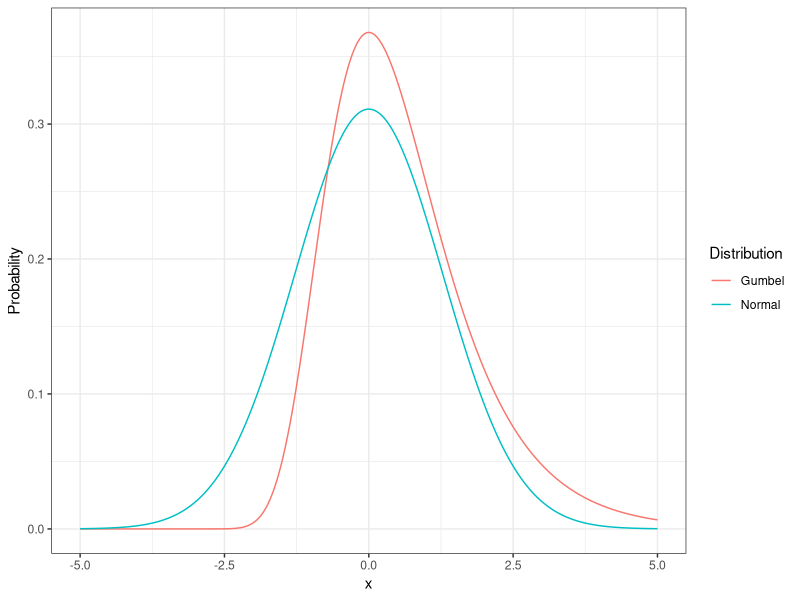
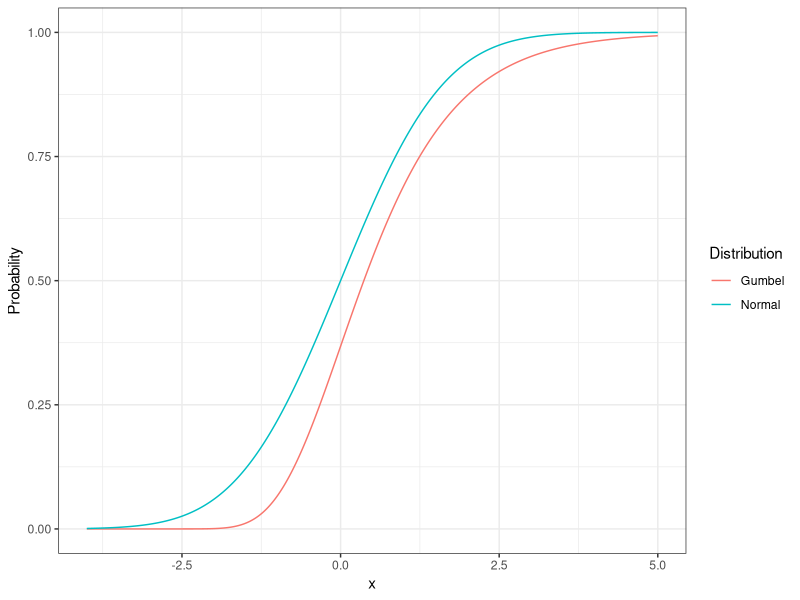
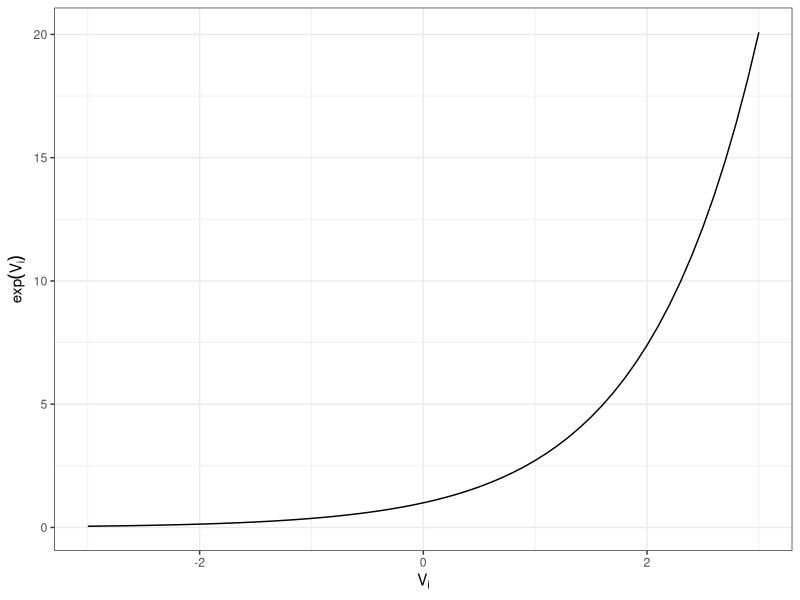
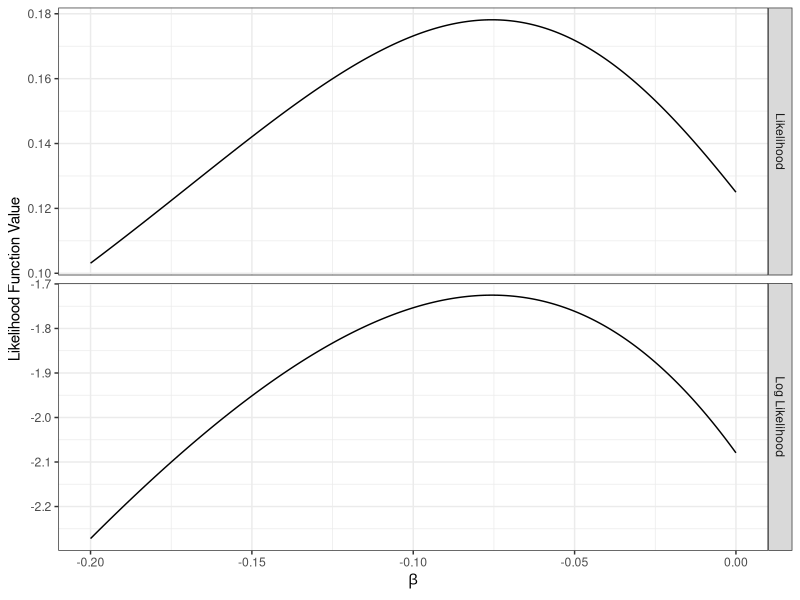

R code for these plots, in order:
## ---- chunk 1
library(tidyverse)
library(kableExtra)
## ---- chunk 2
pdf <- tibble(
  x = seq(-5, 5, by = 0.01),
  Normal = dnorm(x, sd = sqrt(pi^2/6)),
  Gumbel = exp(-x) * exp(-exp(-x))
) 

ggplot(pdf %>% gather(key = "Distribution", value = "Probability", -x),
       aes(x = x, y = Probability, color = Distribution)) +
  geom_line() + 
  theme_bw()
## ---- chunk 3
cdf <- tibble(
  x = seq(-4, 5, by = 0.01),
  Normal = pnorm(x, sd = sqrt(pi^2 / 6)),
  Gumbel = exp(-exp(-x))
) 

ggplot(cdf %>% gather(key = "Distribution", value = "Probability", -x),
       aes(x = x, y = Probability, color = Distribution)) +
  geom_line() + 
  theme_bw()

## ---- chunk 4
tibble( x = seq(-3,3,.1), y = exp(x)) %>%
  ggplot(aes(x = x, y = y)) + 
  geom_line() + 
  xlab(bquote(V[i])) + 
  ylab(bquote(exp(V[i]))) +
  theme_bw()
## ---- chunk 5

tibble(
  case = 1:5,
  vda = c(-3.0, -1.5, 0.0, 1.5, 3.0),
  vsr = -1.5,
  vtr = -0.5
) %>%
  mutate(
    p = exp(vda) / (exp(vda) + exp(vsr) + exp(vtr))
  ) %>%
  knitr::kable(  
    caption = "Probability Values for Drive Alone as a Function of Drive Alone Utility (Shared Ride and Transit Utilities held constant)", 
     col.names = c("$Case$", "$V_{DA}$", "$V_{SR}$", "$V_{TR}$", "$Pr(DA)$"))

## ---- chunk 6

tibble(
  case = 6:11,
  vda = 0.0,
  vsr = c(-1.5, -1.5, -1.5, -0.5, -0.5, -0.5),
  vtr = c(-1.5, -1.0, -0.5, -1.5, -1.0, -0.5)
) %>%
  mutate(
    p = exp(vda) / (exp(vda) + exp(vsr) + exp(vtr))
  ) %>%
  knitr::kable(  caption = "Probability Values for Drive Alone as a Function of Shared Ride and Transit Utilties", 
                 col.names = c("$Case$", "$V_{DA}$", "$V_{SR}$", "$V_{TR}$", "$Pr(DA)$"))

## ---- chunk 7
#' Function to compute mnl probabilities
#' @param vi utility of target alternative
#' @param ... utilities of other alternatives
mnl_prob <- function(vi, ...){
  vj <- c(...)
  exp(vi) / sum(exp(vj))
}
## ---- chunk 8

thegoods <- data.frame(
 "Alternative"= c("Drive Alone","Shared Ride","Transit"),
 "Expression" = c(-0.50,-1.50,-3.00),
 "Value" = c(-0.50,-1.50,-3.00),
 "Exponent" = c(0.607,0.223,0.050),
 "Probability" = c(0.690,0.254,0.057))

kbl(thegoods, align = "c", booktabs = T, caption = "Numerical Example Illustrating Equivalent Difference Property: Probability of Each Alternative Before Adding Data") %>% 
kable_classic() %>% 
  add_header_above(c(" "=1, "Utility" = 2, " " = 2), align = "center")

## ---- chunk 9
tibble(
  alt = c("Drive Alone", "Shared Ride", "Transit")
)
## ---- chunk 10
# calculate probabilities for example individuals
demo_ps <- function(beta){
  v1a <- beta * 30
  v1t <- beta * 50 
  p1 <- exp(v1a) / (exp(v1t) + exp(v1a)) 
  v2a <- beta * 20
  v2t <- beta * 10
  p2 <- exp(v2a) / (exp(v2t) + exp(v2a)) 
  v3a <- beta * 40
  v3t <- beta * 30
  p3 <- exp(v3t) / (exp(v3t) + exp(v3a)) 
  
  c(p1, p2, p3)
}

# calculate likelihood function
demo_likelihood <- function(beta) {
  ps <- demo_ps(beta)
  prod(ps)
}

# calculate log-likelihood
demo_loglikelihood <- function(beta) {
  ps <- demo_ps(beta)
  sum(log(ps))
}

tibble(
  beta = seq(-0.2, 0, by = 0.001)
) %>%
  rowwise() %>%
  mutate(
  Likelihood = demo_likelihood(beta),
  `Log Likelihood` = demo_loglikelihood(beta)
) %>%
  gather(likelihood, value, -beta) %>%
  ggplot(aes(x = beta, y = value)) + 
  geom_line() +
  xlab(expression(beta)) + ylab("Likelihood Function Value") +
  facet_grid(likelihood ~ ., scales = "free_y")  + theme_bw()
